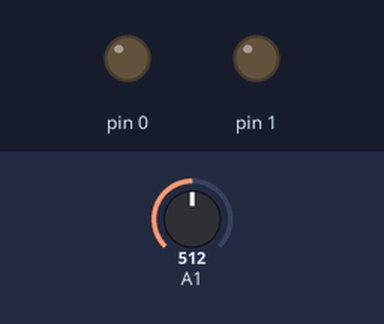
Recording of a sketch running on a simulated Arduino Uno, built with avr-gcc and run on an emulated ATmega328P. Shown: output pins drawn as LEDs (lit = HIGH). Inputs (shaded band) come from the test bench; at power-on: A1 = 512.

Above: at 1.8 s.
1.9 s: A1 set to 939
3.4 s: A1 set to 962
At 4.6 s:
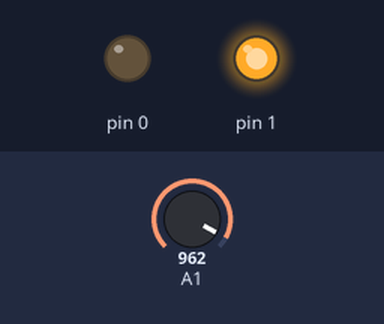
4.9 s: A1 set to 986
6.4 s: A1 set to 1008
At 7.0 s:
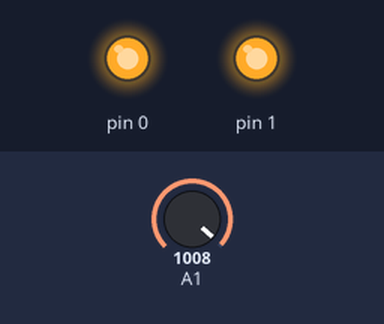
7.9 s: A1 set to 940
At 8.2 s:
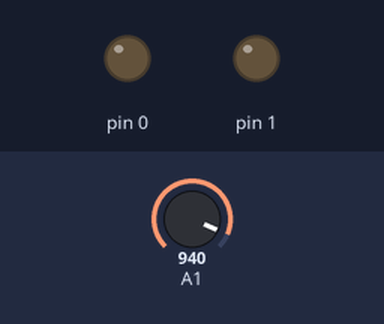
9.4 s: A1 set to 960
At 10.6 s:
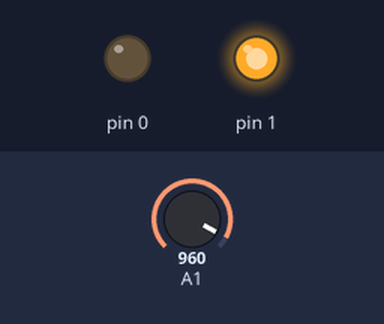
Timing chart, 0 to 11.9 s (numbered marks = the images above; inputs shaded):
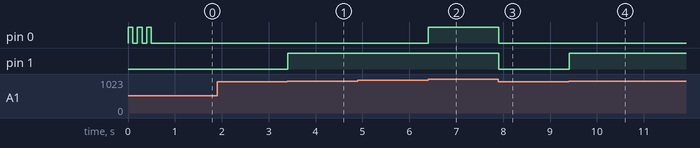

Measured:
- the behaviour switches between 949 and 950 on A1 (found by bisection; images 0 and 1)
- the behaviour switches between 999 and 1000 on A1 (found by bisection; images 1 and 2)
- after the input at 1.9 s, every drawn part: stays the same
- after the input at 3.4 s, pin 1: LOW → HIGH at once
- after the input at 4.9 s, every drawn part: stays the same
- after the input at 6.4 s, pin 0: LOW → HIGH at once
- after the input at 7.9 s, pin 0, pin 1: HIGH → LOW at once
- after the input at 9.4 s, pin 1: LOW → HIGH at once

The sketch:

garden.ino
```cpp
void setup() {
  pinMode(A1,INPUT);
  pinMode(0,OUTPUT);
  pinMode(1,OUTPUT);

  digitalWrite(0,HIGH);
  delay(100);
  digitalWrite(0,LOW);
  delay(100);
  digitalWrite(0,HIGH);
  delay(100);
  digitalWrite(0,LOW);
  delay(100);
  digitalWrite(0,HIGH);
  delay(100);
  digitalWrite(0,LOW);
  delay(100);
}

void loop() {
  int val = analogRead(A1);
  if(val >= 1000){
    digitalWrite(0,HIGH);
    delay(100);
  }
  if(val >= 950){
    digitalWrite(1,HIGH);
    delay(100);
  }else{
    digitalWrite(0,LOW);
    digitalWrite(1,LOW);
  }
  delay(100);
}
```
